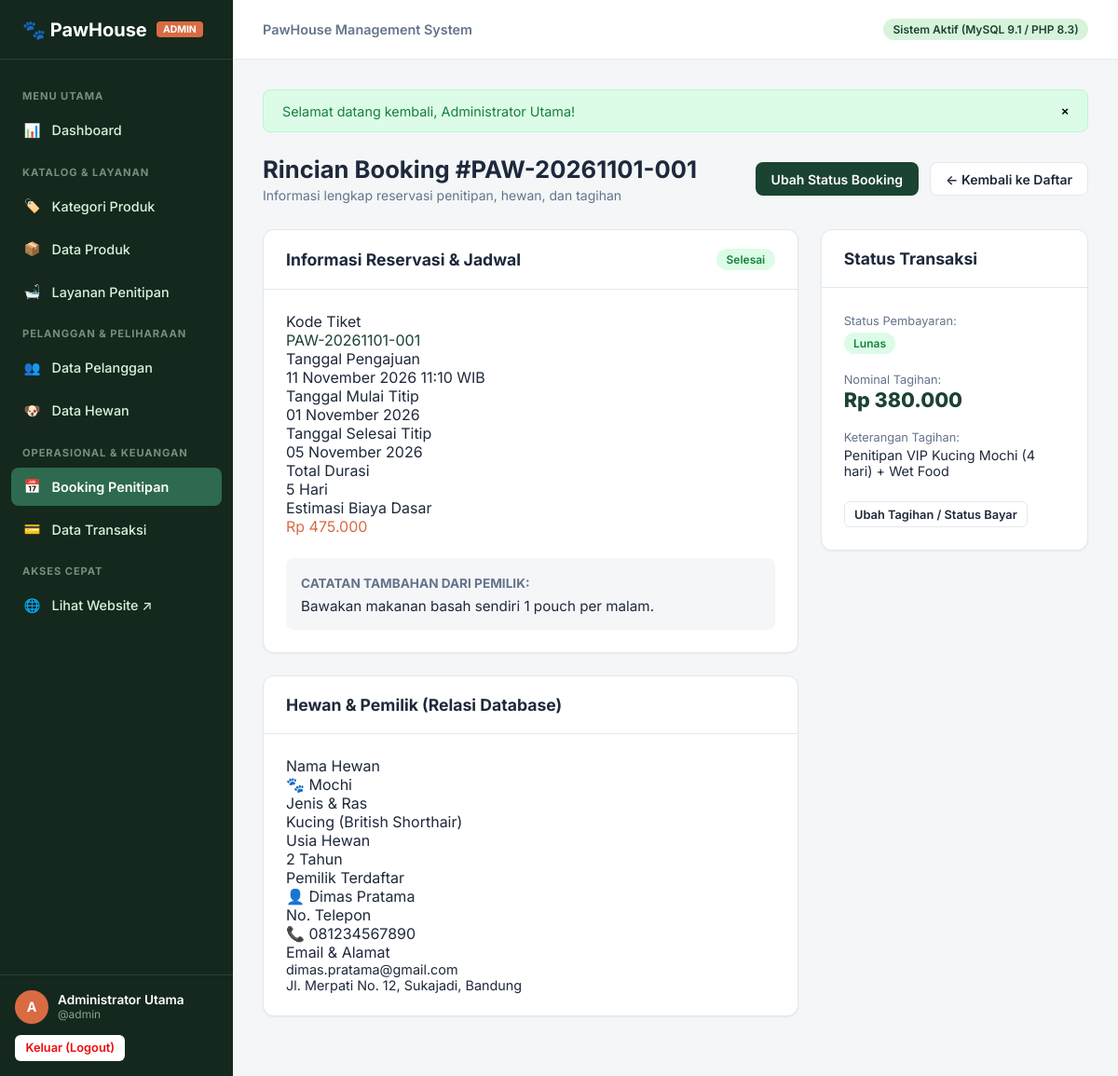
Screenshot of /admin/bookings/detail.php?id=1 (signed in) with the database file from the repository.
### tables this page shows
CREATE TABLE `bookings` (
  `id` INT AUTO_INCREMENT PRIMARY KEY,
  `booking_code` VARCHAR(30) NOT NULL UNIQUE,
  `customer_id` INT NOT NULL,
  `pet_id` INT NOT NULL,
  `service_id` INT NOT NULL,
  `start_date` DATE NOT NULL,
  `end_date` DATE NOT NULL,
  `notes` TEXT NULL,
  `status` ENUM('Menunggu', 'Dikonfirmasi', 'Sedang Dititipkan', 'Selesai', 'Dibatalkan') NOT NULL DEFAULT 'Menunggu',
  `created_at` TIMESTAMP DEFAULT CURRENT_TIMESTAMP,
  CONSTRAINT `fk_bookings_customer` FOREIGN KEY (`customer_id`) 
    REFERENCES `customers` (`id`) ON UPDATE CASCADE ON DELETE RESTRICT,
  CONSTRAINT `fk_bookings_pet` FOREIGN KEY (`pet_id`) 
    REFERENCES `pets` (`id`) ON UPDATE CASCADE ON DELETE RESTRICT,
  CONSTRAINT `fk_bookings_service` FOREIGN KEY (`service_id`) 
    REFERENCES `services` (`id`) ON UPDATE CASCADE ON DELETE RESTRICT
);

CREATE TABLE `services` (
  `id` INT AUTO_INCREMENT PRIMARY KEY,
  `name` VARCHAR(100) NOT NULL,
  `description` TEXT NULL,
  `price` DECIMAL(12,2) NOT NULL,
  `duration` VARCHAR(50) NOT NULL,
  `created_at` TIMESTAMP DEFAULT CURRENT_TIMESTAMP
);

CREATE TABLE `pets` (
  `id` INT AUTO_INCREMENT PRIMARY KEY,
  `customer_id` INT NOT NULL,
  `name` VARCHAR(100) NOT NULL,
  `type` VARCHAR(50) NOT NULL,
  `breed` VARCHAR(100) NULL,
  `age` INT NOT NULL DEFAULT 1,
  `notes` TEXT NULL,
  `created_at` TIMESTAMP DEFAULT CURRENT_TIMESTAMP,
  CONSTRAINT `fk_pets_customer` FOREIGN KEY (`customer_id`) 
    REFERENCES `customers` (`id`) ON UPDATE CASCADE ON DELETE CASCADE
);

CREATE TABLE `customers` (
  `id` INT AUTO_INCREMENT PRIMARY KEY,
  `name` VARCHAR(100) NOT NULL,
  `phone` VARCHAR(20) NOT NULL,
  `email` VARCHAR(100) NULL,
  `address` TEXT NULL,
  `created_at` TIMESTAMP DEFAULT CURRENT_TIMESTAMP
);

CREATE TABLE `transactions` (
  `id` INT AUTO_INCREMENT PRIMARY KEY,
  `customer_id` INT NOT NULL,
  `booking_id` INT NULL,
  `transaction_date` DATE NOT NULL,
  `description` VARCHAR(255) NOT NULL,
  `total` DECIMAL(12,2) NOT NULL,
  `payment_status` ENUM('Lunas', 'Belum Lunas') NOT NULL DEFAULT 'Belum Lunas',
  `created_at` TIMESTAMP DEFAULT CURRENT_TIMESTAMP,
  CONSTRAINT `fk_transactions_customer` FOREIGN KEY (`customer_id`) 
    REFERENCES `customers` (`id`) ON UPDATE CASCADE ON DELETE RESTRICT,
  CONSTRAINT `fk_transactions_booking` FOREIGN KEY (`booking_id`) 
    REFERENCES `bookings` (`id`) ON UPDATE CASCADE ON DELETE SET NULL
);

### config/database.php (called while the page is built, shortened)
<?php
function base_url(string $path = ''): string {
    return BASE_URL . ($path ? '/' . ltrim($path, '/') : '');
}

### admin/bookings/detail.php (the view, shortened to what this page needs)
<?php
require_once __DIR__ . '/../../config/database.php';
require_once __DIR__ . '/../../includes/functions.php';
$id = filter_input(INPUT_GET, 'id', FILTER_VALIDATE_INT);
$pdo = db();
$stmt = $pdo->prepare("
    SELECT
        b.*,
        cust.name AS customer_name,
        cust.phone AS customer_phone,
        cust.email AS customer_email,
        cust.address AS customer_address,
        pet.name AS pet_name,
        pet.type AS pet_type,
        pet.breed AS pet_breed,
        pet.age AS pet_age,
        pet.notes AS pet_notes,
        s.name AS service_name,
        s.price AS service_price,
        s.duration AS service_duration
    FROM bookings b
    JOIN customers cust ON b.customer_id = cust.id
    JOIN pets pet ON b.pet_id = pet.id
    JOIN services s ON b.service_id = s.id
    WHERE b.id = ?
    LIMIT 1
");
$stmt->execute([$id]);
$booking = $stmt->fetch();
$stmtTx = $pdo->prepare("SELECT * FROM transactions WHERE booking_id = ? LIMIT 1");
$stmtTx->execute([$id]);
$transaction = $stmtTx->fetch();
$startDate = new DateTime($booking['start_date']);
$endDate = new DateTime($booking['end_date']);
$days = $startDate->diff($endDate)->days + 1;
$totalEstimated = $days * (float)$booking['service_price'];
require_once __DIR__ . '/../../includes/admin-header.php';
?>
<div class="page-header">
    <div>
        <h1 class="page-title">Rincian Booking #<?= e($booking['booking_code']) ?></h1>
        <p class="page-subtitle">Informasi lengkap reservasi penitipan, hewan, dan tagihan</p>
    </div>
    <div style="display: flex; gap: 0.75rem;">
        <a href="<?= base_url('admin/bookings/edit-status.php?id=' . $booking['id']) ?>" class="btn btn-primary">Ubah Status Booking</a>
        <a href="<?= base_url('admin/bookings/index.php') ?>" class="btn btn-outline">← Kembali ke Daftar</a>
    </div>
</div>
<div style="display: grid; grid-template-columns: 2fr 1fr; gap: 1.5rem; align-items: start;">
    <div>
        <div class="data-card" style="margin-bottom: 1.5rem;">
            <div class="data-card-header">
                <h2 class="data-card-title">Informasi Reservasi & Jadwal</h2>
                <?= get_booking_badge($booking['status']) ?>
            </div>
            <div style="padding: 1.5rem;">
                <div class="status-details-grid">
                    <div class="status-detail-item">
                        <div class="label">Kode Tiket</div>
                        <div class="value" style="color: var(--color-primary);"><?= e($booking['booking_code']) ?></div>
                    </div>
                    <div class="status-detail-item">
                        <div class="label">Tanggal Pengajuan</div>
                        <div class="value"><?= format_date($booking['created_at'], true) ?></div>
                    </div>
                    <div class="status-detail-item">
                        <div class="label">Tanggal Mulai Titip</div>
                        <div class="value"><?= format_date($booking['start_date']) ?></div>
                    </div>
                    <div class="status-detail-item">
                        <div class="label">Tanggal Selesai Titip</div>
                        <div class="value"><?= format_date($booking['end_date']) ?></div>
                    </div>
                    <div class="status-detail-item">
                        <div class="label">Total Durasi</div>
                        <div class="value"><?= $days ?> Hari</div>
                    </div>
                    <div class="status-detail-item">
                        <div class="label">Estimasi Biaya Dasar</div>
                        <div class="value" style="color: var(--color-accent);"><?= format_rupiah($totalEstimated) ?></div>
                    </div>
                </div>
                <?php if (!empty($booking['notes'])): ?>
                    <div style="margin-top: 1.5rem; padding: 1rem; background: var(--admin-bg); border-radius: var(--radius-md);">
                        <strong style="font-size: 0.85rem; color: var(--admin-text-muted); text-transform: uppercase;">Catatan Tambahan dari Pemilik:</strong>
                        <div style="margin-top: 0.35rem; font-size: 0.95rem;"><?= nl2br(e($booking['notes'])) ?></div>
                    </div>
                <?php endif; ?>
            </div>
        </div>
        <div class="data-card">
            <div class="data-card-header">
                <h2 class="data-card-title">Hewan & Pemilik (Relasi Database)</h2>
            </div>
            <div style="padding: 1.5rem;">
                <div class="status-details-grid">
                    <div class="status-detail-item">
                        <div class="label">Nama Hewan</div>
                        <div class="value">🐾 <?= e($booking['pet_name']) ?></div>
                    </div>
                    <div class="status-detail-item">
                        <div class="label">Jenis & Ras</div>
                        <div class="value"><?= e($booking['pet_type']) ?> (<?= e($booking['pet_breed'] ?: 'Campuran') ?>)</div>
                    </div>
                    <div class="status-detail-item">
                        <div class="label">Usia Hewan</div>
                        <div class="value"><?= e($booking['pet_age']) ?> Tahun</div>
                    </div>
                    <div class="status-detail-item">
                        <div class="label">Pemilik Terdaftar</div>
                        <div class="value">👤 <?= e($booking['customer_name']) ?></div>
                    </div>
                    <div class="status-detail-item">
                        <div class="label">No. Telepon</div>
                        <div class="value">📞 <?= e($booking['customer_phone']) ?></div>
                    </div>
                    <div class="status-detail-item">
                        <div class="label">Email & Alamat</div>
                        <div class="value" style="font-size: 0.9rem; font-weight: normal;">
                            <?= e($booking['customer_email'] ?: '-') ?><br>
                            <?= e($booking['customer_address'] ?: '-') ?>
                        </div>
                    </div>
                </div>
            </div>
        </div>
    </div>
    <div>
        <div class="data-card">
            <div class="data-card-header">
                <h2 class="data-card-title">Status Transaksi</h2>
            </div>
            <div style="padding: 1.5rem;">
                <?php if ($transaction): ?>
                    <div style="margin-bottom: 1rem;">
                        <span style="font-size: 0.8rem; color: var(--admin-text-muted);">Status Pembayaran:</span>
                        <div style="margin-top: 4px;"><?= get_payment_badge($transaction['payment_status']) ?></div>
                    </div>
                    <div style="margin-bottom: 1rem;">
                        <span style="font-size: 0.8rem; color: var(--admin-text-muted);">Nominal Tagihan:</span>
                        <div style="font-size: 1.35rem; font-weight: 800; color: var(--color-primary);"><?= format_rupiah($transaction['total']) ?></div>
                    </div>
                    <div style="margin-bottom: 1.5rem;">
                        <span style="font-size: 0.8rem; color: var(--admin-text-muted);">Keterangan Tagihan:</span>
                        <div style="font-size: 0.9rem; margin-top: 2px;"><?= e($transaction['description']) ?></div>
                    </div>
                    <a href="<?= base_url('admin/transactions/edit.php?id=' . $transaction['id']) ?>" class="btn btn-outline btn-block btn-sm">
                        Ubah Tagihan / Status Bayar
                    </a>
                <?php endif; ?>
            </div>
        </div>
    </div>
</div>
<?php require_once __DIR__ . '/../../includes/admin-footer.php'; ?>

### includes/functions.php (shortened to what this page needs)
<?php
function e(?string $value): string {
    return htmlspecialchars((string)$value, ENT_QUOTES, 'UTF-8');
}
function format_rupiah($amount): string {
    return 'Rp ' . number_format((float)$amount, 0, ',', '.');
}
function format_date(?string $date, bool $withTime = false): string {
    $timestamp = strtotime($date);
    $months = [
        1 => 'Januari', 2 => 'Februari', 3 => 'Maret', 4 => 'April',
        5 => 'Mei', 6 => 'Juni', 7 => 'Juli', 8 => 'Agustus',
        9 => 'September', 10 => 'Oktober', 11 => 'November', 12 => 'Desember'
    ];
    $day = date('d', $timestamp);
    $month = $months[(int)date('m', $timestamp)];
    $year = date('Y', $timestamp);
    $formatted = "$day $month $year";
    if ($withTime) {
        $formatted .= ' ' . date('H:i', $timestamp) . ' WIB';
    }
    return $formatted;
}
function get_booking_badge(string $status): string {
    $classes = [
        'Menunggu'          => 'badge-warning',
        'Dikonfirmasi'      => 'badge-info',
        'Sedang Dititipkan' => 'badge-primary',
        'Selesai'           => 'badge-success',
        'Dibatalkan'        => 'badge-danger',
    ];
    $badgeClass = $classes[$status] ?? 'badge-secondary';
    return '<span class="badge ' . $badgeClass . '">' . e($status) . '</span>';
}
function get_payment_badge(string $status): string {
    $class = ($status === 'Lunas') ? 'badge-success' : 'badge-danger';
    return '<span class="badge ' . $class . '">' . e($status) . '</span>';
}

### assets/css/admin.css (style rules this page uses)
:root { --admin-sidebar-bg: #14281D; --admin-sidebar-hover: #1E3F2E; --admin-sidebar-active: #2D6A4F; --admin-sidebar-text: #D8F3DC; --color-primary: #1B4332; --color-primary-light: #2D6A4F; --color-accent: #D96B43; --color-accent-hover: #BF5730; --admin-bg: #F4F6F8; --admin-surface: #FFFFFF; --admin-border: #E2E8F0; --admin-text: #1E293B; --admin-text-muted: #64748B; --color-success: #15803D; --color-success-bg: #DCFCE7; --color-warning: #B45309; --color-warning-bg: #FEF3C7; --color-danger: #B91C1C; --color-danger-bg: #FEE2E2; --color-info: #0369A1; --color-info-bg: #E0F2FE; --sidebar-width: 250px; --header-height: 64px; --radius-sm: 6px; --radius-md: 8px; --radius-lg: 12px; --shadow-sm: 0 1px 2px 0 rgba(0, 0, 0, 0.05); --shadow-md: 0 4px 6px -1px rgba(0, 0, 0, 0.1), 0 2px 4px -1px rgba(0, 0, 0, 0.06); }
*, *::before, *::after { box-sizing: border-box; margin: 0; padding: 0; }
body { font-family: 'Inter', -apple-system, BlinkMacSystemFont, 'Segoe UI', Roboto, sans-serif; color: var(--admin-text); background: var(--admin-bg); min-height: 100vh; display: flex; }
.page-header { display: flex; justify-content: space-between; align-items: center; margin-bottom: 1.75rem; flex-wrap: wrap; gap: 1rem; }
.page-title { font-size: 1.6rem; font-weight: 700; color: var(--admin-text); }
.page-subtitle { font-size: 0.875rem; color: var(--admin-text-muted); margin-top: 0.25rem; }
.data-card { background: var(--admin-surface); border: 1px solid var(--admin-border); border-radius: var(--radius-lg); box-shadow: var(--shadow-sm); margin-bottom: 2rem; overflow: hidden; }
.data-card-header { padding: 1.25rem 1.5rem; border-bottom: 1px solid var(--admin-border); display: flex; justify-content: space-between; align-items: center; flex-wrap: wrap; gap: 1rem; }
.data-card-title { font-size: 1.1rem; font-weight: 700; color: var(--admin-text); }
.btn { display: inline-flex; align-items: center; justify-content: center; gap: 6px; padding: 0.55rem 1rem; font-size: 0.875rem; font-weight: 600; border-radius: var(--radius-md); border: 1px solid transparent; cursor: pointer; text-decoration: none; transition: all 0.15s ease; }
.btn-primary { background: var(--color-primary); color: #FFFFFF; }
.btn-outline { background: #FFFFFF; border-color: var(--admin-border); color: var(--admin-text); }
.btn-sm { padding: 0.35rem 0.65rem; font-size: 0.8rem; border-radius: var(--radius-sm); }
.badge { display: inline-block; padding: 0.25rem 0.65rem; font-size: 0.75rem; font-weight: 600; border-radius: 9999px; white-space: nowrap; }
.badge-success { background: var(--color-success-bg); color: var(--color-success); }

### rows the page displays
bookings: booking_code "PAW-20261101-001", status "Selesai", created_at "11 November 2026 11:10 WIB", start_date "01 November 2026", end_date "05 November 2026", days "5", format_rupiah($totalEstimated) "Rp 475.000", notes "Bawakan makanan basah sendiri 1 pouch per malam.", pet.name "Mochi", pet.type "Kucing", pet.breed "British Shorthair", pet.age "2", customer.name "Dimas Pratama", customer.phone "081234567890", customer.email "dimas.pratama@gmail.com", customer.address "Jl. Merpati No. 12, Sukajadi, Bandung"
transactions: payment_status "Lunas", total "Rp 380.000", description "Penitipan VIP Kucing Mochi (4 hari) + Wet Food"

### other values shown
$currentAdmin['role'] "ADMIN"
substr($currentAdmin['name'] ?? 'A', 0, 1) "A"
$currentAdmin['name'] "Administrator Utama"
$currentAdmin['username'] "admin"
$flash['message'] "Selamat datang kembali, Administrator Utama!"
